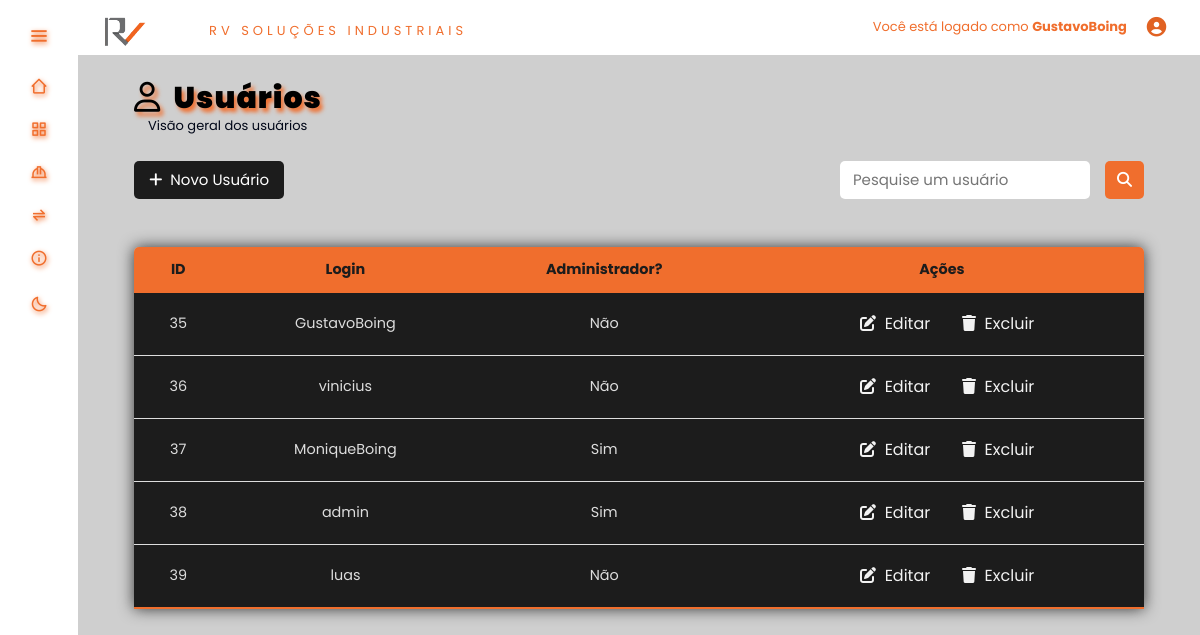
The app's page /tablesAdmin/tableUser.php (signed in) with its own data.
### tables this page shows
CREATE TABLE `usuario` (
  `id_usuario` int(11) NOT NULL,
  `Login` varchar(100) DEFAULT NULL,
  `Senha` varchar(80) DEFAULT NULL,
  `isAdmin` varchar(20) DEFAULT NULL,
  `palavraPasse` varchar(200) DEFAULT NULL
);

### inc/database.php (called while the page is built, shortened)
<?php
	function open_database() {
		try {
			$conn = new mysqli(DB_HOST, DB_USER, DB_PASSWORD, DB_NAME);
			$conn -> set_charset ("utf8");
			return $conn;
		} catch (Exception $e) {
			echo "<h3>Ocorreu um erro:\n<br>".$e->getMessage(). "</h3>";
			return null;
		}
	}
	function find( $table = null, $id = null ) {
		$database = open_database();
		$found = null;
		try {
		  if ($id) {
			$sql = "SELECT * FROM " . $table . " WHERE id = " . $id;
			$result = $database->query($sql);
			if ($result->num_rows > 0) {
			  $found = $result->fetch_assoc();
			}
		  } else {
			$sql = "SELECT * FROM " . $table;
			$result = $database->query($sql);
			if ($result->num_rows > 0) {
			  $found = $result->fetch_all(MYSQLI_ASSOC);
			}
		  }
		} catch (Exception $e) {
		  $_SESSION['message'] = $e->GetMessage();
		  $_SESSION['type'] = 'danger';
	  }
		return $found;
	}
	function find_all( $table ) {
	  return find($table);
	}

### tablesAdmin/function.php (called while the page is built, shortened)
<?php
    function usuarios() {
        if (!empty($_POST['filtro'])){
            $usuarios = filter("usuario", "Login LIKE '%" . $_POST['filtro'] . "%'");
        } else {
            $usuarios = find_all('usuario');
        }
    }
?>

### tablesAdmin/tableUser.php (the view, shortened to what this page needs)
<?php
    require_once('function.php');
    usuarios();
?>
<!DOCTYPE html>
<html>
    <head>
        <link rel="stylesheet" href="<?php echo BASEURL; ?>css/styleTbl.css"/>
        <link href='https://unpkg.com/boxicons@2.1.4/css/boxicons.min.css' rel='stylesheet'>
        <link rel="stylesheet" href="<?php echo BASEURL; ?>inc/style.css"/>
        <link rel="stylesheet" href="<?php echo BASEURL; ?>inc/styleDark.css">
    </head>
    <body>
        <div class="tittle">
            <h2 class="titulos"><i class="fa-regular fa-user"></i>&nbsp Usuários </h2>
            <p id="subtitulo" style="font-size:small; margin:0 0 0 70px">Visão geral dos usuários</p>
        </div>
        <div class="parte-superior">
            <div class="btnsAddGerar">
                <div class="btnAdd">
                    <a class="btnNewUser" href="<?php echo BASEURL; ?>tablesAdmin/adicionarUser.php"><button><i class="fa-solid fa-plus"></i>&nbsp Novo Usuário</button></a>
                </div>
            </div>
            <div class="filtro">
                <form action="tableUser.php" method="POST">
                    <div class="actionsTbls">
                        <div class="input-Filtro">
                            <input class="btnFiltro" type="text" name="filtro" placeholder="Pesquise um usuário">
                        </div>
                        <div class="btnFiltro">
                            <button type="submit"><i class="fa-solid fa-magnifying-glass" style="color: white"></i></button>
                        </div>
                    </div>
                </form>
            </div>
        </div>
        <main>
            <table class="content-table">
                <thead>
                    <tr>
                        <th>ID</th>
                        <th>Login</th>
                        <th>Administrador?</th>
                        <th>Ações</th>
                    </tr>
                </thead>
                <tbody>
                    <?php if ($usuarios) : ?>
                    <?php foreach($usuarios as $usuario) : ?>
                        <tr>
                            <?php
                                echo '<td>'.$usuario['id_usuario'].'</td>';
                                echo '<td>'. $usuario['Login'] . '</td>';
                                echo '<td>' .  $usuario['isAdmin'] . '</td>'
                            ?>
                            <td class="changes">
                                <a href="editarUser.php?id=<?php echo $usuario['id_usuario']; ?>" class="btn btn-transparent">&nbsp;&nbsp;<i class="fa fa-edit"></i>&nbsp; Editar</a>
                                <a href="#" data-bs-toggle="modal" data-bs-target="#delete-modal" class="btn btn-transparent" data-user="<?php echo $usuario['id_usuario']?>"><i class="fa-solid fa-trash"></i>&nbsp; Excluir</a>
                            </td>
                        </tr>
                    <?php endforeach ; ?>
                    <?php else : ?>
                        <tr>
                            <td colspan="7">Nenhum registro encontrado.</td>
                        </tr>
                    <?php endif ; ?>
                </tbody>
            </table>
        </main>
    </body>
<html>

### inc/style.css (style rules this page uses)
:root { --color:#1c1c1c; --color-second: #D3D3D3; --color-white:#89817D; --color-body:#4A3F35; --color-black:#F06E2D; --search-bar: #F2F2F2; --search-text: #010718; }
* { padding: 0%; margin: 0%; box-sizing: border-box; font-family: 'Poppins', sans-serif; }
* { margin: 0; padding: 0; box-sizing: border-box; }
a { color: var(--color-black); text-decoration: none; font-size: small; transition: 0.5s; position: relative; }
* { box-sizing: border-box }
body { font-family: Verdana, sans-serif; margin:0 }
.tittle { font-family: 'Poppins', sans-serif; }
.tittle > .titulos { font-family: 'Poppins', sans-serif; margin: 25px 0 0 5%; color: var(--color-black); font-size: 30px; font-weight: 1000; text-shadow: 3px 4px 4px var(--color-black); letter-spacing: 1px; color: black; font-size: 30px; font-weight: 1000; }
#subtitulo { color: var(--color-white); }
.content-table { border-collapse: collapse; margin: 6vh auto; font-size: 0.9em; width: 90%; border-radius: 5px 5px 0 0; overflow: hidden; box-shadow: 0 0 15px #383838; }
.content-table thead tr { background-color: #F06E2D; color: #1c1c1c; text-align: center; font-weight: bold; }
.content-table th, .content-table td { padding: 12px 15px; }
.content-table td { text-align: center; }
.content-table tbody tr { border-bottom: 1px solid #dddddd; }
.content-table tbody tr { background-color: #1c1c1c; color:#dddddd }
.content-table tbody tr:last-of-type { border-bottom: 2px solid #F06E2D }
.changes { width: 40%; }
.changes a { margin-left: 2px; color: var(--search-bar); }

### inc/styleDark.css (style rules this page uses)
:root { --color-default:#ffffff; --color-second: #bebebe; --color-white:#333333; --color-body:#cfcfcf; --color-black:#F06E2D; --search-bar: #F2F2F2; --search-text: #010718; }
#subtitulo { color: var(--search-text); }

### css/styleTbl.css (style rules this page uses)
:root { --color-default:#1c1c1c; --color-second: #D3D3D3; --color-white:#89817D; --color-body:#4A3F35; --color-black:#F06E2D; }
* { margin: 0 5% 0 5%; font-family: 'Poppins', sans-serif; }
.tittle { font-family: 'Poppins', sans-serif; }
.tittle > .titulos { font-family: 'Poppins', sans-serif; margin: 25px 0 0 67px; color: var(--color-black); font-size: 30px; font-weight: 1000; text-shadow: 3px 4px 4px black; letter-spacing: 1px; color: #F06E2D; font-size: 30px; font-weight: 1000; }
#subtitulo { color: var(--color-white); }
.content-table { border-collapse: collapse; margin: 6vh auto; font-size: 0.9em; width: 90%; border-radius: 5px 5px 0 0; overflow: hidden; box-shadow: 0 0 15px #383838; }
.content-table thead tr { background-color: #F06E2D; color: #1c1c1c; text-align: center; font-weight: bold; }
.content-table th, .content-table td { padding: 12px 15px; }
.content-table td { text-align: center; }
.content-table tbody tr { border-bottom: 1px solid #dddddd; }
.content-table tbody tr { background-color: #1c1c1c; color:#dddddd }
.content-table tbody tr:last-of-type { border-bottom: 2px solid #F06E2D }
.changes { width: 40%; }
.changes a { margin-left: 2px; }
.parte-superior { display: flex; flex-direction: row; justify-content: space-between; margin: 25px 5% 0 5%; }
.actionsTbls { display: flex; flex-direction: row; }
.btnFiltro > button { padding: 8px 12px 8px 12px; background: var(--color-black); color: white; border: none; border-radius: 5px; cursor: pointer; font-size: 15px; }
.input-Filtro > input { width: 250px; padding: 8px 10px 8px 13px; color: black; border: none; border-radius: 5px; font-size: 15px; margin-right: 15px; }
.btnsAddGerar { display: flex; flex-direction: row; }
.btnAdd > a > button { width: 150px; padding: 8px 10px 8px 10px; background: #1c1c1c; color: white; border: none; border-radius: 5px; cursor: pointer; font-size: 15px; align-items: flex-start; }

### records on screen
usuario: id_usuario "35", Login "GustavoBoing", isAdmin "Não"
usuario: id_usuario "36", Login "vinicius", isAdmin "Não"
usuario: id_usuario "37", Login "MoniqueBoing", isAdmin "Sim"
usuario: id_usuario "38", Login "admin", isAdmin "Sim"
usuario: id_usuario "39", Login "luas", isAdmin "Não"

### other values on screen
$_SESSION['login'] "GustavoBoing"
